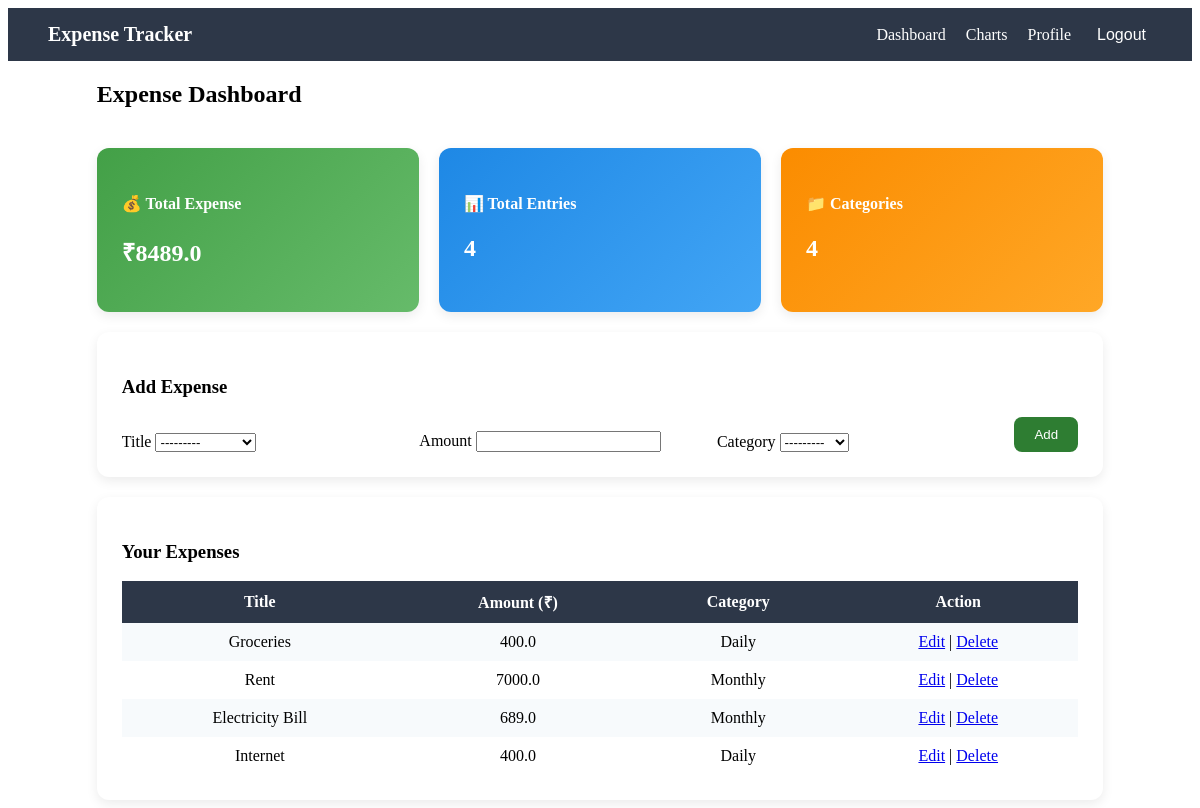
Page /dashboard/ (signed in) on the earlier database version.
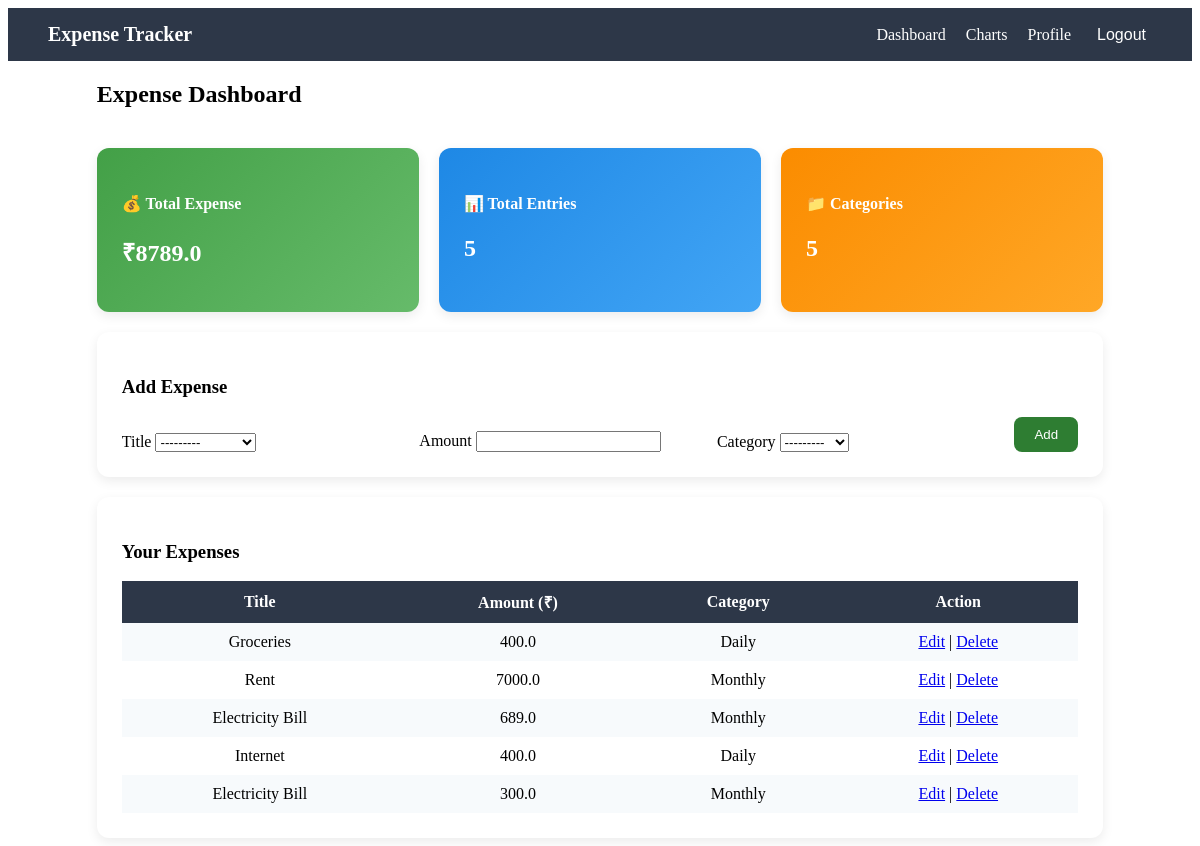
Same page on the later database version.
### tracker/models.py (models this page shows, shortened)
class Expense(models.Model):
    TITLE_CHOICES = [
        ('Groceries', 'Groceries'),
        ('Rent', 'Rent'),
        ('Electricity Bill', 'Electricity Bill'),
        ('Internet', 'Internet'),
        ('Movie', 'Movie'),
        ('Gym', 'Gym'),
    ]
    CATEGORY_CHOICES = [
        ('Daily', 'Daily'),
        ('Monthly', 'Monthly'),
        ('Yearly', 'Yearly'),
    ]
    user = models.ForeignKey(User, on_delete=models.CASCADE)
    title = models.CharField(max_length=100, choices=TITLE_CHOICES)
    amount = models.FloatField()
    category = models.CharField(max_length=20, choices=CATEGORY_CHOICES)
    date = models.DateField(auto_now_add=True)

### tracker/views.py (the view)
# urls.py: path('dashboard/', views.dashboard, name='dashboard'),
@login_required
def dashboard(request):
    today = date.today()
    expenses = Expense.objects.filter(
        user=request.user,
        date__month=today.month,
        date__year=today.year
    )
    total = expenses.aggregate(Sum('amount'))['amount__sum'] or 0
    count = expenses.count()
    all_expenses = Expense.objects.filter(user=request.user)
    monthly_prediction = predict_monthly_expense(all_expenses)
    monthly_data = defaultdict(float)
    for exp in all_expenses:
        month = exp.date.strftime("%b")
        monthly_data[month] += exp.amount
    months = list(monthly_data.keys())
    monthly_totals = list(monthly_data.values())
    category_data = defaultdict(float)
    for exp in all_expenses:
        category_data[exp.category] += exp.amount
    category_labels = list(category_data.keys())
    category_values = list(category_data.values())
    if request.method == 'POST':
        form = ExpenseForm(request.POST)
        if form.is_valid():
            expense = form.save(commit=False)
            expense.user = request.user
            expense.save()
            return redirect('dashboard')
    else:
        form = ExpenseForm()
    return render(request, 'dashboard.html', {
        'expenses': expenses,
        'form': form,
        'total': total,
        'count': count,
        'categories_count': len(category_labels),
        'monthly_prediction': monthly_prediction,
        'months': months,
        'monthly_totals': monthly_totals,
        'category_labels': category_labels,
        'category_values': category_values,
    })

### tracker/forms.py
class ExpenseForm(forms.ModelForm):
    class Meta:
        model = Expense
        fields = ['title', 'amount', 'category']

### tracker/ml_model.py (called while the page is built, shortened)
def predict_monthly_expense(expenses):
    try:
        df = pd.read_csv('tracker/ml_data.csv')
    except:
        df = pd.DataFrame(columns=['month', 'total_expense'])
    expenses = list(expenses)
    if len(expenses) == 0:
        return None
    today = date.today()
    current_month = today.month
    current_total = sum([float(e.amount) for e in expenses])
    df.loc[len(df)] = [current_month, current_total]
    if len(df) < 3:
        return None

### expense_tracker/templates/dashboard.html (shortened to what this page needs)
{% extends 'base.html' %}
{% block content %}
<h2 style="margin-top:20px;">Expense Dashboard</h2>
<div class="cards">
    <div class="card stat-card green">
        <h4>💰 Total Expense</h4>
        <h2>₹{{ total }}</h2>
    </div>
    <div class="card stat-card blue">
        <h4>📊 Total Entries</h4>
        <h2>{{ expenses|length }}</h2>
    </div>
    <div class="card stat-card orange">
        <h4>📁 Categories</h4>
        <h2>{{ expenses|length }}</h2>
    </div>
</div>
<div class="card">
    <h3>Add Expense</h3>
    <form method="post" class="form-row">
        <div class="form-group">
            <label>Title</label>
            {{ form.title }}
        </div>
        <div class="form-group">
            <label>Amount</label>
            {{ form.amount }}
        </div>
        <div class="form-group">
            <label>Category</label>
            {{ form.category }}
        </div>
        <button type="submit" class="btn-primary">Add</button>
    </form>
</div>
<div class="card">
    <h3>Your Expenses</h3>
    <table>
        <tr>
            <th>Title</th>
            <th>Amount (₹)</th>
            <th>Category</th>
            <th>Action</th>
        </tr>
        {% for exp in expenses %}
        <tr>
            <td>{{ exp.title }}</td>
            <td>{{ exp.amount }}</td>
            <td>{{ exp.category }}</td>
            <td>
                <a href="/edit/{{ exp.id }}/">Edit</a> |
                <a href="/delete/{{ exp.id }}/">Delete</a>
            </td>
        </tr>
        {% endfor %}
    </table>
</div>
{% endblock %}

### expense_tracker/templates/base.html (shortened to what this page needs)
<!DOCTYPE html>
<html>
<head>
    <link rel="stylesheet" href="https://cdnjs.cloudflare.com/ajax/libs/font-awesome/6.5.0/css/all.min.css">
</head>
<body>
<div class="top-bar">
    <div class="logo">Expense Tracker</div>
    <div class="nav-right">
        {% if user.is_authenticated %}
            <a href="{% url 'dashboard' %}">Dashboard</a>
            <a href="{% url 'charts' %}">Charts</a>
            <a href="{% url 'profile' %}">Profile</a>
            <form action="{% url 'logout' %}" method="post">
                <button type="submit" class="logout-btn">Logout</button>
            </form>
        {% else %}
            <a href="{% url 'login' %}">Login</a>
            <a href="{% url 'signup' %}">Signup</a>
        {% endif %}
    </div>
</div>
<div class="container">
    {% block content %}
    {% endblock %}
</div>
</body>
</html>

### expense_tracker/templates/base.html (style rules this page uses)
.top-bar { display: flex; justify-content: space-between; align-items: center; background: #2d3748; padding: 15px 40px; color: white; }
.logo { font-size: 20px; font-weight: bold; }
.nav-right { display: flex; align-items: center; gap: 20px; }
.nav-right a { color: white; text-decoration: none; font-size: 16px; }
.logout-btn { background: none; border: none; color: white; font-size: 16px; cursor: pointer; }
.card { background: white; padding: 25px; border-radius: 12px; margin-top: 20px; box-shadow: 0 4px 12px rgba(0,0,0,0.08); }
.form-row { display: flex; gap: 15px; align-items: end; }
.form-group { flex: 1; }
.btn-primary { background: #2e7d32; color: white; border: none; padding: 10px 20px; border-radius: 8px; cursor: pointer; }
.container { width: 85%; margin: auto; }
.cards { display: grid; grid-template-columns: repeat(3, 1fr); gap: 20px; margin: 20px 0; }
.stat-card { color: white; }
.green { background: linear-gradient(135deg, #43a047, #66bb6a); }
.blue { background: linear-gradient(135deg, #1e88e5, #42a5f5); }
.orange { background: linear-gradient(135deg, #fb8c00, #ffa726); }
table { width: 100%; border-collapse: collapse; margin-top: 10px; }
th { background: #2d3748; color: white; padding: 10px; }
td { padding: 10px; text-align: center; }
tr:nth-child(even) { background: #f7fafc; }

Differences in the rows shown:
added Expense: title "Electricity Bill", amount "300.0", category "Monthly"
Other differences:
{{ total }}: "8489.0" → "8789.0"
{{ expenses|length }}: "4" → "5"
